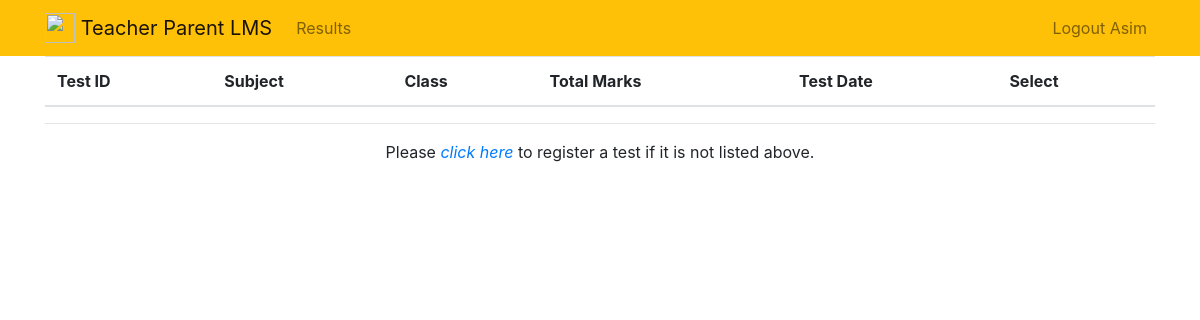
The page /tests/select/ (signed in) on the database as committed earlier.
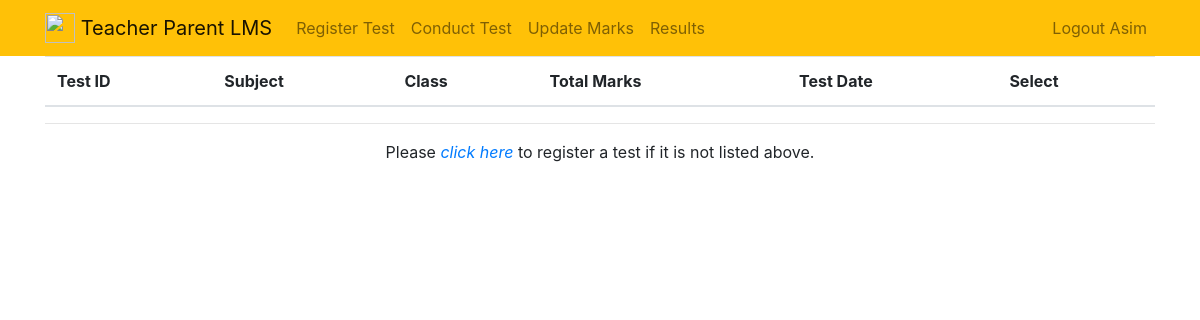
The same page on the database as committed later.
### test_conducts/views.py (the view)
# urls.py: path('select/', views.select, name='select'),
@login_required
def select(request):
    if request.method == 'GET':
        all_tests = StudentTests.objects.filter(teacher_id=request.user.id)
        return render(request, 'select.html', {'tests': all_tests})

### test_conducts/templates/select.html (shortened to what this page needs)
{% extends 'base.html' %}
{% block content %}
<table class="table table-striped table-hover">
    <thead>
        <tr>
            <th scope="col">Test ID</th>
            <th scope="col">Subject</th>
            <th scope="col">Class</th>
            <th scope="col">Total Marks</th>
            <th scope="col">Test Date</th>
            <th scope="col">Select</th>
        </tr>
    </thead>
</table>
<hr>
<div class="text-center">
    Please <a href="{% url 'add_test' %}"><i>click here</i></a> to register a test if it is not listed above.
</div>
{% endblock %}

### users/templates/base.html (shortened to what this page needs)
{% load static %}
<!doctype html>
<html lang="en">
<head>
    <link rel="stylesheet" href="https://stackpath.bootstrapcdn.com/bootstrap/4.4.1/css/bootstrap.min.css"
>
</head>
<body>
    <nav class="navbar navbar-expand-md navbar-light bg-warning">
        <div class="container">
            <a class="navbar-brand" href="{% url 'home' %}">
                <img src="{% static 'Logo.png' %}" width="30" height="30" class="d-inline-block align-top">
                <span>Teacher Parent LMS</span>
            </a>
            <div class="collapse navbar-collapse" id="navbarNav">
                <ul class="navbar-nav mr-auto">
                    {% if user.user_type == 3 %}
                    <li class="nav-item">
                        <a class="nav-link" href="{% url 'add_test' %}">Register Test</a>
                    </li>
                    <li class="nav-item">
                        <a class="nav-link" href="{% url 'select' %}">Conduct Test</a>
                    </li>
                    <li class="nav-item">
                        <a class="nav-link" href="{% url 'tests' %}">Update Marks</a>
                    </li>
                    {% endif %}
                    {% if user.is_authenticated %}
                    <li class="nav-item">
                        <a class="nav-link" href="{% url 'tests' %}">Results</a>
                    </li>
                    {% endif %}
                </ul>
                <ul class="navbar-nav ml-auto">
                    {% if user.is_authenticated %}
                    <li class="nav-item">
                        <a href="#" onclick="$('#signOutBtn').click()" class="nav-link">Logout {{user.first_name}} </a>
                    </li>
                    {% endif %}
                </ul>
            </div>
        </div>
    </nav>
    <div class="container">
        {% block content %}{% endblock %}
    </div>
</body>
</html>

Rows that differ between the two databases and show on the page:
changed CustomUser "Asim": user_type empty → 3 (drawn)
Other text that changed with them:
text now shown: "Register Test Conduct Test Update Marks"
